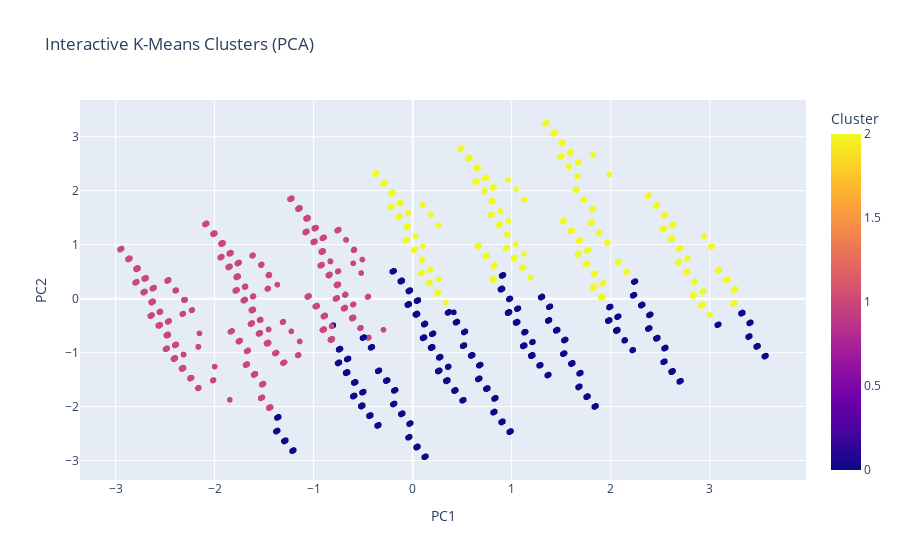

Notebook code cell kept with this figure:
### Markdown cell above
# Interactive Alternative

### Code cell
import plotly.express as px

fig = px.scatter(
    pca_df, x='PC1', y='PC2', color='Cluster',
    title='Interactive K-Means Clusters (PCA)',
    hover_data=[df['age_group'], df['preferred_taste'], df['sleep_cycle']]
)
fig.show()

### Figure 1 — Plotly figure (JSON) as saved in the notebook; plotly's stock layout.template omitted (floating-point values rounded to 4 significant figures; data arrays with more than 128 entries replaced by an {"elided": "..."} marker saying what was removed)
{"data": [{"customdata": {"elided": "10000x3 str values"}, "hovertemplate": "PC1=%{x}<br>PC2=%{y}<br>hover_data_0=%{customdata[0]}<br>hover_data_1=%{customdata[1]}<br>hover_data_2=%{customdata[2]}<br>Cluster=%{marker.color}<extra></extra>", "legendgroup": "", "marker": {"color": {"elided": "10000 int values"}, "coloraxis": "coloraxis", "symbol": "circle"}, "mode": "markers", "name": "", "showlegend": false, "type": "scattergl", "x": {"elided": "10000 float values"}, "xaxis": "x", "y": {"elided": "10000 float values"}, "yaxis": "y"}], "layout": {"coloraxis": {"colorbar": {"title": {"text": "Cluster"}}, "colorscale": [[0, "#0d0887"], [0.1111, "#46039f"], [0.2222, "#7201a8"], [0.3333, "#9c179e"], [0.4444, "#bd3786"], [0.5556, "#d8576b"], [0.6667, "#ed7953"], [0.7778, "#fb9f3a"], [0.8889, "#fdca26"], [1, "#f0f921"]]}, "legend": {"tracegroupgap": 0}, "title": {"text": "Interactive K-Means Clusters (PCA)"}, "xaxis": {"anchor": "y", "domain": [0, 1], "title": {"text": "PC1"}}, "yaxis": {"anchor": "x", "domain": [0, 1], "title": {"text": "PC2"}}}}
